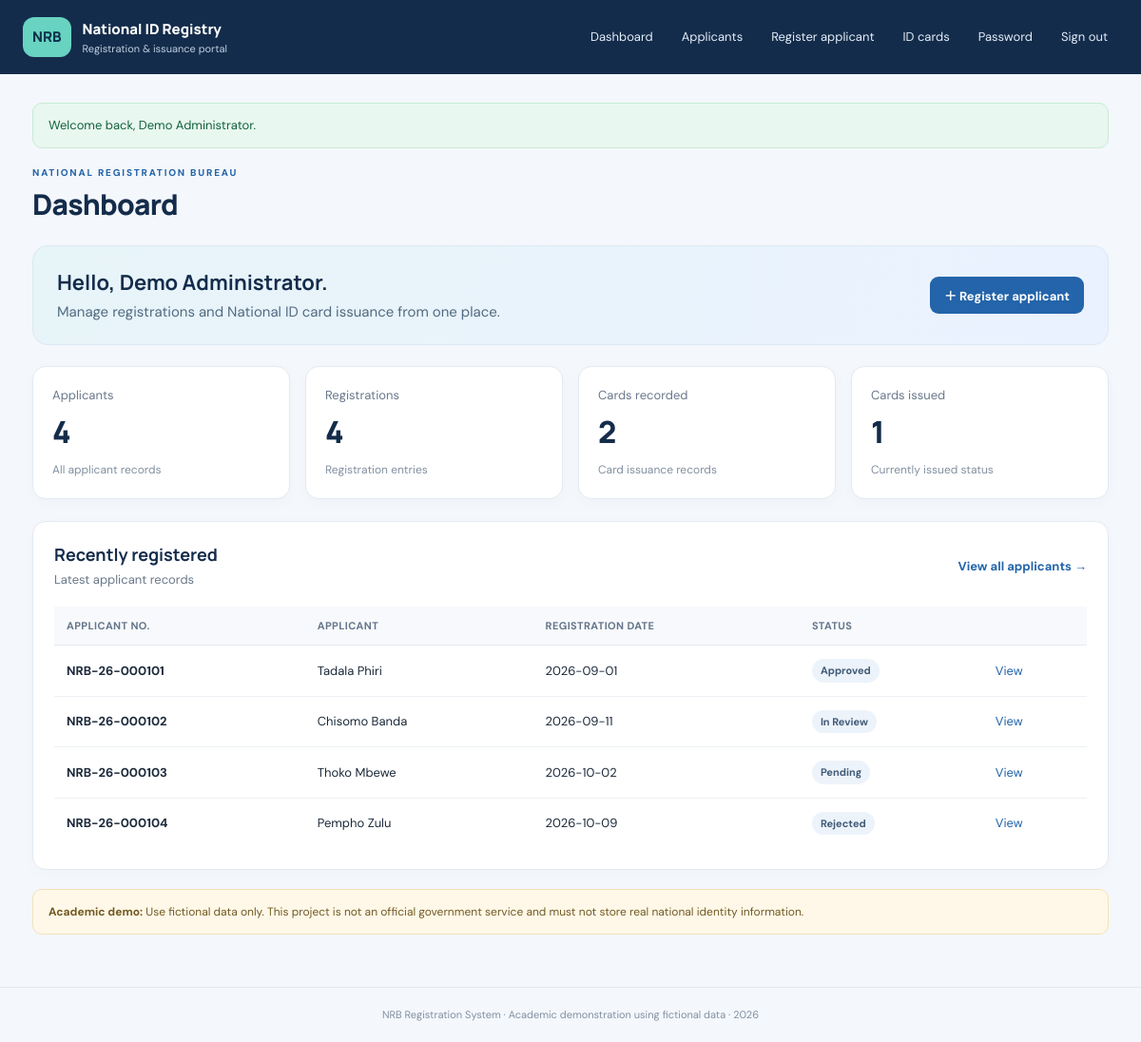
/index.php (signed in), run on the app's committed database.
### tables this page shows
CREATE TABLE IF NOT EXISTS registrations (
 id INT UNSIGNED AUTO_INCREMENT PRIMARY KEY,
 applicant_id INT UNSIGNED NOT NULL UNIQUE,
 registration_date DATE NOT NULL,
 office_name VARCHAR(120) NOT NULL,
 notes VARCHAR(500) NULL,
 created_at TIMESTAMP NOT NULL DEFAULT CURRENT_TIMESTAMP,
 CONSTRAINT fk_registration_applicant FOREIGN KEY (applicant_id) REFERENCES applicants(id) ON UPDATE CASCADE ON DELETE CASCADE
);

CREATE TABLE IF NOT EXISTS applicants (
 id INT UNSIGNED AUTO_INCREMENT PRIMARY KEY,
 applicant_no VARCHAR(30) NOT NULL UNIQUE,
 first_name VARCHAR(100) NOT NULL,
 last_name VARCHAR(100) NOT NULL,
 date_of_birth DATE NOT NULL,
 sex ENUM('Female','Male','Other') NOT NULL,
 phone VARCHAR(25) NULL,
 email VARCHAR(150) NULL,
 address VARCHAR(255) NULL,
 district VARCHAR(100) NULL,
 nationality VARCHAR(80) NOT NULL DEFAULT 'Malawian',
 status ENUM('Pending','In Review','Approved','Rejected') NOT NULL DEFAULT 'Pending',
 created_at TIMESTAMP NOT NULL DEFAULT CURRENT_TIMESTAMP,
 updated_at TIMESTAMP NOT NULL DEFAULT CURRENT_TIMESTAMP ON UPDATE CURRENT_TIMESTAMP,
 INDEX idx_applicant_name (last_name, first_name), INDEX idx_applicant_status (status), INDEX idx_applicant_phone (phone)
);

### app/bootstrap.php (called while the page is built, shortened)
<?php
function e(mixed $value): string { return htmlspecialchars((string)$value, ENT_QUOTES | ENT_SUBSTITUTE, 'UTF-8'); }
function take_flash(): ?array { $f = $_SESSION['flash'] ?? null; unset($_SESSION['flash']); return $f; }

### index.php (the view)
<?php
require __DIR__.'/app/bootstrap.php'; require_login(); require __DIR__.'/app/layout.php';
$stats=$pdo->query("SELECT (SELECT COUNT(*) FROM applicants) applicants, (SELECT COUNT(*) FROM registrations) registrations, (SELECT COUNT(*) FROM id_cards) cards, (SELECT COUNT(*) FROM id_cards WHERE status='Issued') issued")->fetch();
$recent=$pdo->query("SELECT a.id,a.applicant_no,a.first_name,a.last_name,a.status,r.registration_date FROM applicants a LEFT JOIN registrations r ON r.applicant_id=a.id ORDER BY a.created_at DESC LIMIT 6")->fetchAll();
page_header('Dashboard'); ?>
<div class="welcome"><div><h2>Hello, <?=e($_SESSION['full_name']??'Officer')?>.</h2><p>Manage registrations and National ID card issuance from one place.</p></div><a class="btn primary" href="applicant_form.php">＋ Register applicant</a></div>
<div class="stats"><article class="stat"><span class="stat-label">Applicants</span><strong><?= (int)$stats['applicants'] ?></strong><small>All applicant records</small></article><article class="stat"><span class="stat-label">Registrations</span><strong><?= (int)$stats['registrations'] ?></strong><small>Registration entries</small></article><article class="stat"><span class="stat-label">Cards recorded</span><strong><?= (int)$stats['cards'] ?></strong><small>Card issuance records</small></article><article class="stat"><span class="stat-label">Cards issued</span><strong><?= (int)$stats['issued'] ?></strong><small>Currently issued status</small></article></div>
<section class="panel"><div class="panel-heading"><div><h2>Recently registered</h2><p class="muted">Latest applicant records</p></div><a class="text-link" href="applicants.php">View all applicants →</a></div><div class="table-wrap"><table><thead><tr><th>Applicant no.</th><th>Applicant</th><th>Registration date</th><th>Status</th><th></th></tr></thead><tbody><?php foreach($recent as $a): ?><tr><td><strong><?=e($a['applicant_no'])?></strong></td><td><?=e($a['first_name'].' '.$a['last_name'])?></td><td><?=e($a['registration_date']??'Not registered')?></td><td><span class="pill"><?=e($a['status'])?></span></td><td><a href="applicant_view.php?id=<?=(int)$a['id']?>">View</a></td></tr><?php endforeach; if(!$recent): ?><tr><td colspan="5" class="empty">No applicants yet. Register your first fictional applicant.</td></tr><?php endif; ?></tbody></table></div></section>
<div class="notice"><strong>Academic demo:</strong> Use fictional data only. This project is not an official government service and must not store real national identity information.</div>
<?php page_footer(); ?>

### app/layout.php
<?php
function page_header(string $title): void {
    $flash = take_flash();
    ?><!doctype html><html lang="en"><head><meta charset="utf-8"><meta name="viewport" content="width=device-width, initial-scale=1"><title><?= e($title) ?> · NRB</title><link rel="stylesheet" href="assets/style.css"></head><body>
    <header class="topbar"><a class="brand" href="index.php"><span class="brand-mark">NRB</span><span>National ID Registry<small>Registration & issuance portal</small></span></a>
    <?php if (!empty($_SESSION['user_id'])): ?><nav><a href="index.php">Dashboard</a><a href="applicants.php">Applicants</a><a href="applicant_form.php">Register applicant</a><a href="cards.php">ID cards</a><a href="change_password.php">Password</a><a href="logout.php">Sign out</a></nav><?php endif; ?></header><main class="container">
    <?php if ($flash): ?><div class="alert <?= e($flash['type']) ?>" role="status"><?= e($flash['message']) ?></div><?php endif; ?>
    <div class="page-heading"><div><p class="eyebrow">NATIONAL REGISTRATION BUREAU</p><h1><?= e($title) ?></h1></div></div><?php
}
function page_footer(): void { ?></main><footer class="footer">NRB Registration System · Academic demonstration using fictional data · <span><?= date('Y') ?></span></footer><script src="assets/app.js"></script></body></html><?php }

### assets/style.css (style rules this page uses)
:root { --navy:#142c4b;--blue:#2364aa;--cyan:#dff3f3;--bg:#f4f7fb;--ink:#1c2a3a;--muted:#69788b;--line:#e4eaf1;--white:#fff;--green:#16794b;--red:#b42318 }
* { box-sizing:border-box }
body { margin:0;background:var(--bg);color:var(--ink);font:15px 'DM Sans',sans-serif;line-height:1.5 }
.topbar { min-height:78px;background:var(--navy);color:white;display:flex;align-items:center;justify-content:space-between;padding:12px max(24px,calc((100vw - 1180px)/2));gap:20px }
.brand { display:flex;align-items:center;gap:12px;color:white;text-decoration:none;font-weight:800;font-family:Manrope,sans-serif }
.brand-mark { background:#68d3c1;color:#10334d;border-radius:12px;padding:10px;font-size:15px }
.brand small { display:block;color:#c0d0e1;font:400 11px 'DM Sans',sans-serif;margin-top:2px }
.topbar nav { display:flex;gap:8px;flex-wrap:wrap }
.topbar nav a { color:#e3edf8;text-decoration:none;padding:9px 11px;border-radius:8px;font-size:13px }
.container { max-width:1180px;margin:0 auto;padding:30px 24px 55px;min-height:calc(100vh - 145px) }
.page-heading { margin-bottom:23px }
.eyebrow { font-size:10px;font-weight:800;letter-spacing:1.8px;color:var(--blue);margin:0 0 5px }
h1,h2,h3,p { margin-top:0 }
h1 { font:800 30px Manrope,sans-serif;letter-spacing:-.8px;margin-bottom:0;color:var(--navy) }
h2 { font:700 18px Manrope,sans-serif;margin-bottom:5px;color:var(--navy) }
.muted,.section-title p { color:var(--muted);font-size:13px;margin-bottom:0 }
.welcome { display:flex;justify-content:space-between;align-items:center;gap:20px;padding:23px 25px;background:linear-gradient(115deg,#e7f4f8,#eaf2ff);border:1px solid #dce9f4;border-radius:16px;margin-bottom:22px }
.welcome h2 { font-size:22px }
.welcome p { color:#526b82;margin-bottom:0 }
.stats { display:grid;grid-template-columns:repeat(4,minmax(0,1fr));gap:16px;margin-bottom:23px }
.stat { background:white;border:1px solid var(--line);border-radius:14px;padding:20px;box-shadow:0 4px 16px #193e5b06 }
.stat-label { display:block;color:var(--muted);font-size:13px }
.stat strong { display:block;font:800 32px Manrope,sans-serif;color:var(--navy);margin:6px 0 }
.stat small { color:#8290a0;font-size:12px }
.panel { background:white;border:1px solid var(--line);border-radius:14px;padding:22px;margin-bottom:20px;box-shadow:0 4px 16px #193e5b05 }
.panel-heading { display:flex;align-items:center;justify-content:space-between;gap:16px;margin-bottom:18px }
.panel-heading p { margin:0 }
.text-link,a { color:var(--blue);text-decoration:none }
.text-link { font-weight:700;font-size:13px }
.table-wrap { overflow-x:auto }
table { border-collapse:collapse;width:100%;font-size:13px;white-space:nowrap }
th { text-align:left;background:#f7f9fc;color:#65758a;font-size:11px;letter-spacing:.4px;text-transform:uppercase;padding:12px 13px;border-bottom:1px solid var(--line) }
td { padding:14px 13px;border-bottom:1px solid #edf1f5 }
tbody tr:last-child td { border-bottom:0 }
.pill { display:inline-block;border-radius:100px;padding:4px 9px;background:#edf3fa;color:#405b78;font-size:11px;font-weight:700 }
.btn { border:0;border-radius:9px;padding:10px 15px;font:700 13px 'DM Sans',sans-serif;display:inline-flex;align-items:center;justify-content:center;gap:6px;cursor:pointer;text-decoration:none;white-space:nowrap }
.primary { background:var(--blue);color:white }
.alert { padding:13px 16px;border-radius:10px;margin-bottom:18px;font-size:13px }
.alert.success { background:#e8f7ef;color:#12623d;border:1px solid #c8ebd7 }
.notice { background:#fff8e8;border:1px solid #f3e2b8;color:#725a22;border-radius:10px;padding:14px 16px;font-size:12px;margin-top:20px }
.footer { text-align:center;padding:20px 15px;border-top:1px solid var(--line);color:#8190a2;font-size:11px }

### data on the page
registrations: applicant.applicant_no "NRB-26-000101", applicant.last_name "Tadala Phiri", registration_date "2026-09-01", applicant.status "Approved"
registrations: applicant.applicant_no "NRB-26-000102", applicant.last_name "Chisomo Banda", registration_date "2026-09-11", applicant.status "In Review"
registrations: applicant.applicant_no "NRB-26-000103", applicant.last_name "Thoko Mbewe", registration_date "2026-10-02", applicant.status "Pending"
registrations: applicant.applicant_no "NRB-26-000104", applicant.last_name "Pempho Zulu", registration_date "2026-10-09", applicant.status "Rejected"

### other printed values
$flash['message'] "Welcome back, Demo Administrator."
$title "Dashboard"
$_SESSION['full_name'] "Demo Administrator"
$stats['applicants'] "4"
$stats['registrations'] "4"
$stats['cards'] "2"
$stats['issued'] "1"
